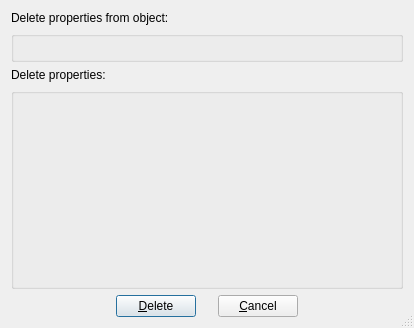
<ui version="4.0" >
 <class>Delete_properties_dialog_base</class>
 <widget class="QDialog" name="Delete_properties_dialog_base" >
  <property name="geometry" >
   <rect>
    <x>0</x>
    <y>0</y>
    <width>414</width>
    <height>328</height>
   </rect>
  </property>
  <property name="windowTitle" >
   <string>Delete Properties</string>
  </property>
  <property name="sizeGripEnabled" >
   <bool>true</bool>
  </property>
  <layout class="QVBoxLayout" >
   <property name="margin" >
    <number>11</number>
   </property>
   <property name="spacing" >
    <number>6</number>
   </property>
   <item>
    <widget class="QLabel" name="textLabel2" >
     <property name="sizePolicy" >
      <sizepolicy>
       <hsizetype>5</hsizetype>
       <vsizetype>0</vsizetype>
       <horstretch>0</horstretch>
       <verstretch>0</verstretch>
      </sizepolicy>
     </property>
     <property name="text" >
      <string>Delete properties from object:</string>
     </property>
     <property name="wordWrap" >
      <bool>false</bool>
     </property>
    </widget>
   </item>
   <item>
    <layout class="QHBoxLayout" >
     <property name="margin" >
      <number>0</number>
     </property>
     <property name="spacing" >
      <number>6</number>
     </property>
     <item>
      <widget class="QGroupBox" name="grid_selector_box_" >
       <property name="sizePolicy" >
        <sizepolicy>
         <hsizetype>5</hsizetype>
         <vsizetype>0</vsizetype>
         <horstretch>0</horstretch>
         <verstretch>0</verstretch>
        </sizepolicy>
       </property>
       <property name="title" >
        <string/>
       </property>
      </widget>
     </item>
    </layout>
   </item>
   <item>
    <widget class="QLabel" name="textLabel3" >
     <property name="sizePolicy" >
      <sizepolicy>
       <hsizetype>5</hsizetype>
       <vsizetype>0</vsizetype>
       <horstretch>0</horstretch>
       <verstretch>0</verstretch>
      </sizepolicy>
     </property>
     <property name="text" >
      <string>Delete properties:</string>
     </property>
     <property name="wordWrap" >
      <bool>false</bool>
     </property>
    </widget>
   </item>
   <item>
    <widget class="QGroupBox" name="properties_selector_box_" >
     <property name="sizePolicy" >
      <sizepolicy>
       <hsizetype>7</hsizetype>
       <vsizetype>5</vsizetype>
       <horstretch>0</horstretch>
       <verstretch>0</verstretch>
      </sizepolicy>
     </property>
     <property name="title" >
      <string/>
     </property>
    </widget>
   </item>
   <item>
    <layout class="QHBoxLayout" >
     <property name="margin" >
      <number>0</number>
     </property>
     <property name="spacing" >
      <number>6</number>
     </property>
     <item>
      <spacer>
       <property name="orientation" >
        <enum>Qt::Horizontal</enum>
       </property>
       <property name="sizeType" >
        <enum>QSizePolicy::Expanding</enum>
       </property>
       <property name="sizeHint" >
        <size>
         <width>42</width>
         <height>20</height>
        </size>
       </property>
      </spacer>
     </item>
     <item>
      <widget class="QPushButton" name="ok_button_" >
       <property name="text" >
        <string>&amp;Delete</string>
       </property>
      </widget>
     </item>
     <item>
      <spacer>
       <property name="orientation" >
        <enum>Qt::Horizontal</enum>
       </property>
       <property name="sizeType" >
        <enum>QSizePolicy::Fixed</enum>
       </property>
       <property name="sizeHint" >
        <size>
         <width>16</width>
         <height>20</height>
        </size>
       </property>
      </spacer>
     </item>
     <item>
      <widget class="QPushButton" name="cancel_button_" >
       <property name="text" >
        <string>&amp;Cancel</string>
       </property>
      </widget>
     </item>
     <item>
      <spacer>
       <property name="orientation" >
        <enum>Qt::Horizontal</enum>
       </property>
       <property name="sizeType" >
        <enum>QSizePolicy::Expanding</enum>
       </property>
       <property name="sizeHint" >
        <size>
         <width>42</width>
         <height>21</height>
        </size>
       </property>
      </spacer>
     </item>
    </layout>
   </item>
  </layout>
 </widget>
 <layoutdefault spacing="6" margin="11" />
 <resources/>
 <connections/>
</ui>
